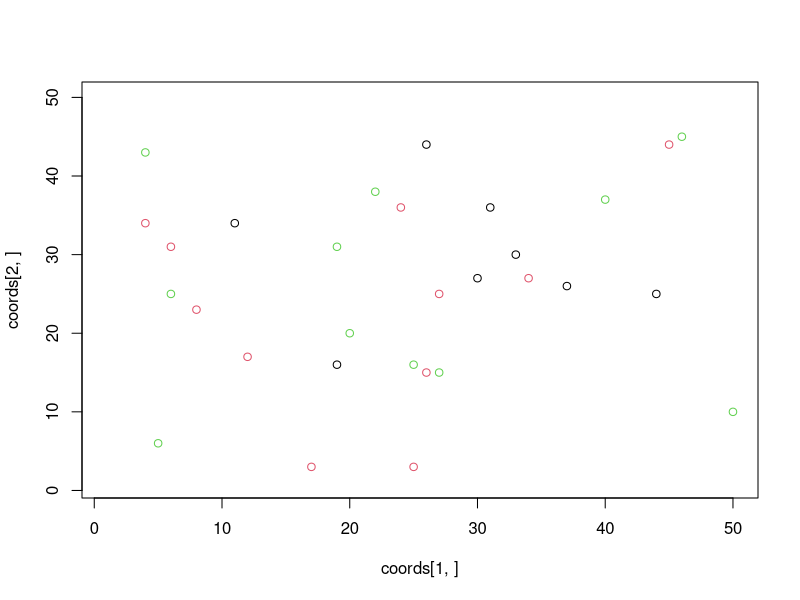
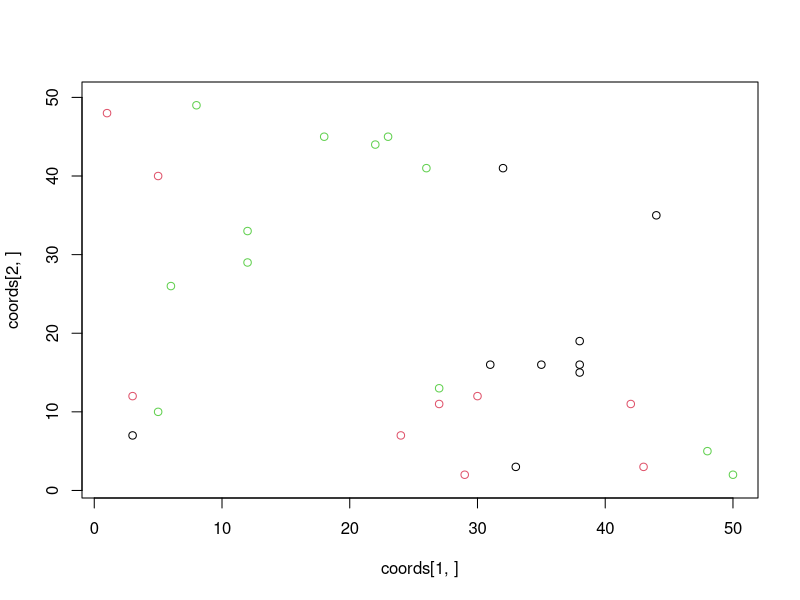
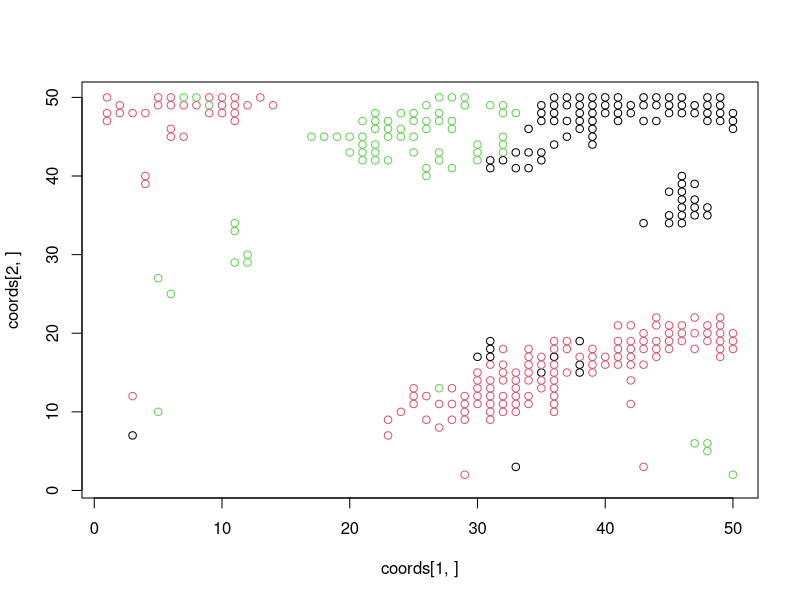
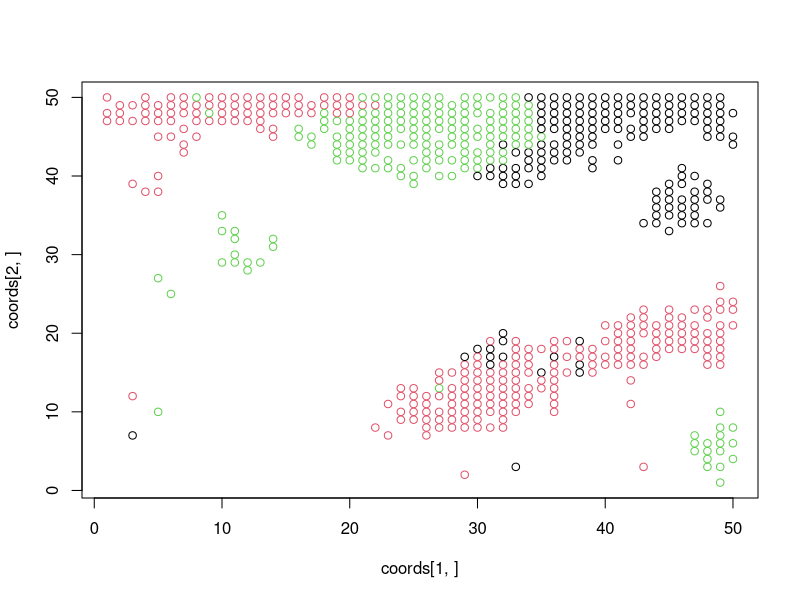
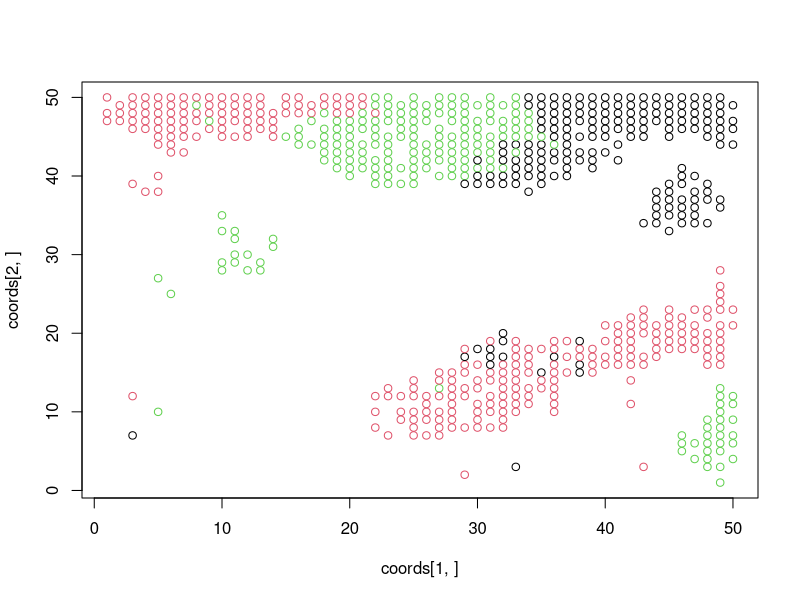
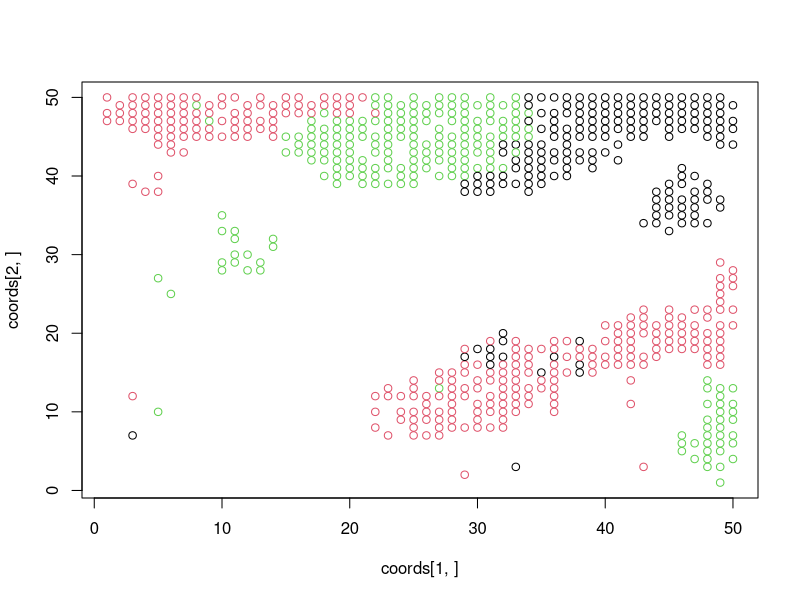
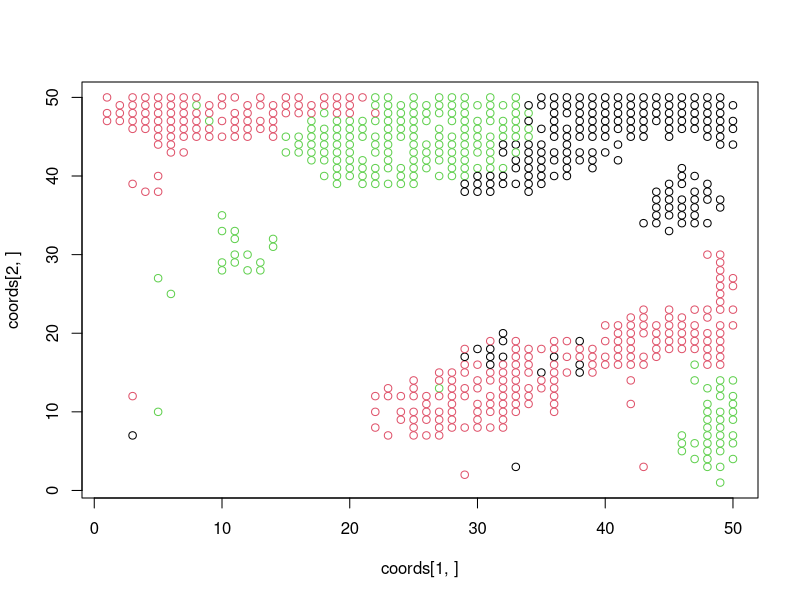
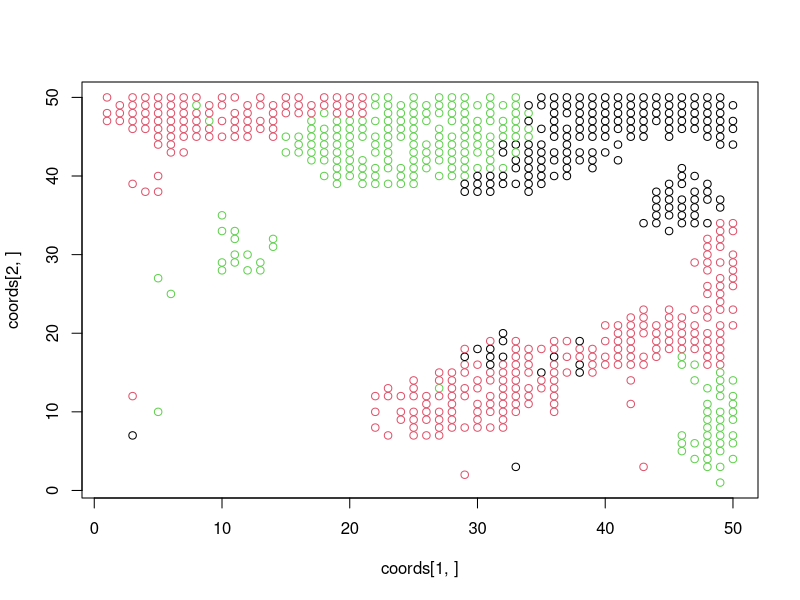

These charts were generated, in order, by the following R code: (Note: a time limit stopped this script after it produced the figures.)
# ----- IMSVS ----- #


#This is is main body of the program 

y_max = 50
x_max = 50
DThreshold = 50
IThreshold = 5
t = 0
lyso_time = 5

# Make it possible to be divided by 3
n_bacts = 30

# Placing  bacteria
Init_bacteria<-function(n_bacts)
{
coords <<- matrix(data = 0, ncol = n_bacts, nrow = 2)
Health <<- matrix(data = 0, ncol =  x_max, nrow = y_max)
Type <<- matrix(data = 0, ncol =  x_max, nrow = y_max)

iter = 1
while(iter <= n_bacts){
  ii = sample(1:x_max, 1, replace = TRUE)
  jj = sample(1:y_max, 1, replace = TRUE)
  x = ii[1]
  y = jj[1]
  if(Type[x, y] == 0){
    coords[, iter] <<- c(x, y)
    iter = iter + 1
    Health[x,y] <<- 20
    rd = runif(1)
    if(rd < 0.33)      Type[x,y] <<- 1 # 'B'
    else if(rd < 0.66) Type[x,y] <<- 2 # 'C'
    else               Type[x,y] <<- 3 # 'D'
    
  }
}
}
Init_bacteria(n_bacts)
color = diag(Type[coords[1,],coords[2,]])
plot(coords[1,],coords[2,], xlim = c(1, x_max), ylim = c(1, y_max), col=color)

# Placing the food
Placing_food<-function(n_food)
{
  Food <<- matrix(data = 0, ncol =  x_max, nrow = y_max)
  Food_Value <<- matrix(data = 0, ncol =  x_max, nrow = y_max)
  
  for(i in 1: y_max)
  {
    for(j in 1:x_max)
    {
      vec = runif(1)
      Food_Value[i, j] <<- 20
      
      if(vec[1] < 0.16)
        Food[i, j] <<- "I"
      else if(vec[1] < 0.32)
        Food[i, j] <<- "G"
      else if(vec[1] < 0.48)
        Food[i, j] <<- "F"
      else if(vec[1] < 0.64)
        Food[i, j] <<- "L"
      else if(vec[1] < 0.80)
        Food[i, j] <<- "T"
      else
        Food[i, j] <<- "C"
    }
  }
}

Add_food<-function(n_food)
{
xx = sample(1:x_max, n_food,replace = FALSE)
yy = sample(1:y_max, n_food,replace = FALSE)
  
  for(ii in 1:n_food)
  {
    vec = runif(1)
    i = xx[ii]
    j = yy[ii]
    Food_Value[i, j] <<- 20
    
    if(vec[1] < 0.16)
      Food[i, j] <<- "I"
    else if(vec[1] < 0.32)
      Food[i, j] <<- "G"
    else if(vec[1] < 0.48)
      Food[i, j] <<- "F"
    else if(vec[1] < 0.64)
      Food[i, j] <<- "L"
    else if(vec[1] < 0.80)
      Food[i, j] <<- "T"
    else
      Food[i, j] <<- "C"
  }
}

# Cell Division
Cell_Division<-function(x, y, division_probability)
{
p = division_probability
original_health = Health[x, y] / 2
new_cell_health = original_health * p
typeb<-Type[x, y]
fin = 0
counter = 1
xs <- c(x - 1, x    , x + 1, x    , x - 1, x - 1, x + 1, x + 1)
ys <- c(y    , y + 1, y    , y - 1, y - 1, y + 1, y + 1, y - 1)

# We get the number of empty cells and their coords
empty_cells = 0 # Nombre de cellule vide 
cells_coords <- matrix(data = 0, ncol =  8, nrow = 2)

  while(counter <= 8)
  {
    xx = xs[counter]
    yy = ys[counter]
    if(xx > 0 && xx <= x_max && yy > 0 && yy <= y_max)
    {
        if(Health[xx, yy] == 0)
      {
          empty_cells = empty_cells + 1
          cells_coords[1, empty_cells] = xx
          cells_coords[2, empty_cells] = yy
        }
    }
    counter = counter + 1
  }
  if(empty_cells >= 2){
    rd = sample(1:empty_cells, 2, replace = FALSE) # On ne veut pas 2 fois la même position du coup
    for(idx in 1:2){
      index = rd[idx]
      new_cell_x = cells_coords[1, index]
      new_cell_y = cells_coords[2, index]
      Health[new_cell_x, new_cell_y] <<- original_health
      Type[new_cell_x, new_cell_y] <<- typeb
      n_bacts <<- n_bacts + 1
      coords <<- cbind(coords, c(new_cell_x, new_cell_y))
    }
  }
  # remove bacterie // Bah du coup non?
  Kill_bacteria(x,y)
}

Comsumption<-function(x, y)
{
  r = 0
  for(j in x-1:x+1)
  {
    for(k in y-1:y+1)
    {
      # Ok here there's an issue since we could check the type before the for loops
      if((
        Type[x, y] == 1 && (Food[j, k] == "G" || Food[j, k] == "F" || Food[j, k] == "L")
        || 
        Type[x, y] == 2 && (Food[j, k] == "G" || Food[j, k] == "F" || Food[j, k] == "L" || Food[j, k] == "I")
        ||
        Type[x, y] == 3 && (Food[j, k] == "T" || Food[j, k] == "C")
        ) && Food_Value[j, k] != 0
      )
  {
        Food_Value[j, k] <<- Food_Value[j, k] - 1
        r = r + 1
        if(Food_Value[j, k] == 0)
          Food[j, k] <<- 0
      }
    }
  }
  Health[x, y] <<- Health[x, y] + r
}


Adjust_lysozyme<-function(x, y)
{
  if(Health[x, y] > IThreshold  && Type[x, y] == 2){ 
    Health[x, y] <<- Health[x, y] - 2
  }
}

Kill_bacteria<-function(x,y){
  index = 0
  
  a = which(coords[1,] == x)
  b = which(coords[2,] == y)
  index = intersect(a,b)
  
  if(index != 0){
    n_bacts <<- n_bacts - 1
    Health[x, y] <<- 0
    Type[x, y] <<- 0
    coords <<- coords[,-index]
  }
}


Init_bacteria(n_bacts)
Placing_food(x_max * y_max)


timestamp = 30
for(t in 1:timestamp)
{
  color = diag(Type[coords[1,],coords[2,]])
  plot(coords[1,],coords[2,], xlim = c(1, x_max), ylim = c(1, y_max), col=color)
  for(i in 1:x_max)
  {
    for(j in 1:y_max)
    {
      if(Health[i, j] != 0)
        Comsumption(i, j)
      
      if(Health[i, j] > DThreshold)
        Cell_Division(i, j, 1.0)
      
      if(Health[i, j] > IThreshold){
        Health[i, j] = Health[i, j] - IThreshold
        if(Health[i, j] <= 0)
          Kill_bacteria(i,j)
      }
        
      if(t > lyso_time)
        Adjust_lysozyme(i, j)
    }
  }
if(t %% 10 == 0){Add_food(50)}
}

# plot
color = diag(Type[coords[1,],coords[2,]])
plot(coords[1,],coords[2,], xlim = c(1, x_max), ylim = c(1, y_max), col=color)
